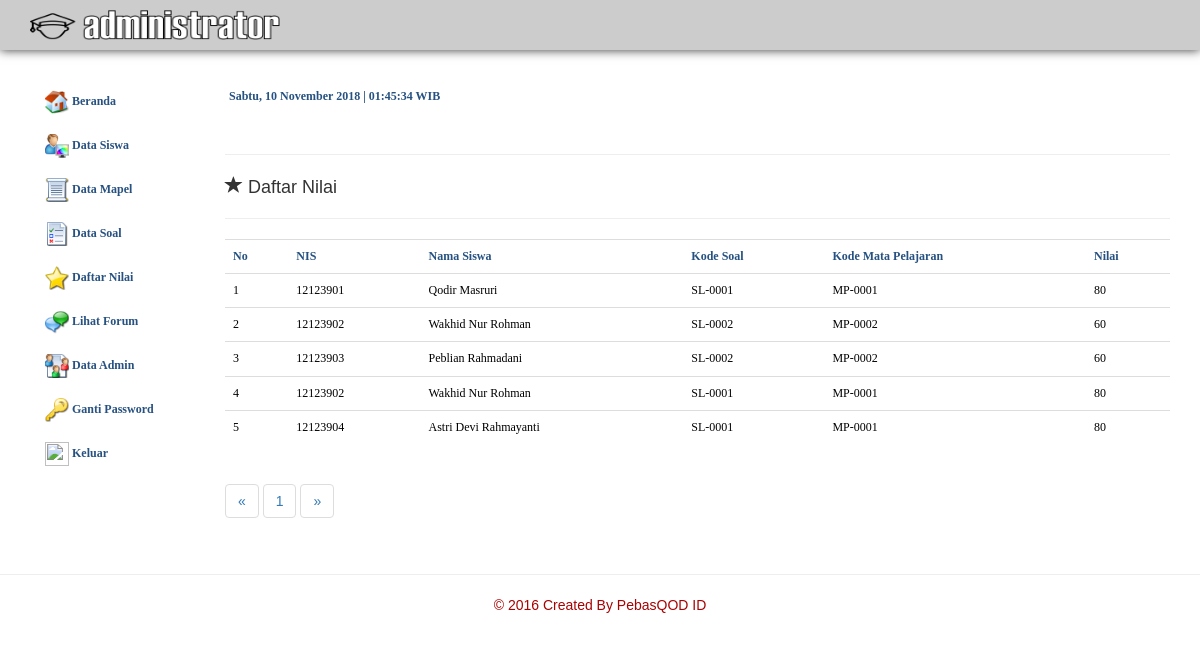
Screenshot of /admin/index.php?module=nilai (signed in) with the database file from the repository.
### tables this page shows
CREATE TABLE IF NOT EXISTS `siswa` (
  `nis` varchar(8) NOT NULL,
  `nama` varchar(30) NOT NULL,
  `kelas` varchar(10) NOT NULL,
  `jenis_kelamin` char(1) NOT NULL,
  `tgl_lahir` date NOT NULL,
  `alamat` varchar(50) NOT NULL,
  `no_telp` double NOT NULL,
  `password` varchar(10) NOT NULL,
  `foto` varchar(100) NOT NULL,
  PRIMARY KEY (`nis`)
);

CREATE TABLE IF NOT EXISTS `soal` (
  `kode_soal` varchar(7) NOT NULL,
  `id_admin` varchar(8) NOT NULL,
  `kode_mapel` varchar(7) NOT NULL,
  `pertemuan` int(2) NOT NULL,
  `tgl_mulai` date NOT NULL,
  `tgl_selesai` date NOT NULL,
  `jumlah_pertanyaan` int(1) NOT NULL,
  `modul` varchar(100) NOT NULL,
  PRIMARY KEY (`kode_soal`)
);

CREATE TABLE IF NOT EXISTS `latihan` (
  `nis` varchar(8) NOT NULL,
  `kode_soal` varchar(7) NOT NULL,
  `nilai` double NOT NULL
);

### config/library.php (called while the page is built, shortened)
<?php
$seminggu = array("Minggu","Senin","Selasa","Rabu","Kamis","Jumat","Sabtu");
$hari = date("w");
$hari_ini = $seminggu[$hari];
?>

### config/indonesiandate.php (called while the page is built, shortened)
<?php
	function tgl_indo($tgl){
			$tanggal = substr($tgl,8,2);
			$bulan = getBulan(substr($tgl,5,2));
			$tahun = substr($tgl,0,4);
			return $tanggal.' '.$bulan.' '.$tahun;
	}
	function getBulan($bln){
				switch ($bln){
					case 11:
						return "November";
						break;
				}
			}
?>

### admin/modul/mod_nilai/nilai.php (the view)
<br/>
<hr>
<h4><span class="glyphicon glyphicon-star"></span> Daftar Nilai</h4>
<hr>
<table class="table table striped">
<tr class='judul'>
		<th>No</th>
		<th>NIS</th>
		<th>Nama Siswa</th>
		<th>Kode Soal</th>
		<th>Kode Mata Pelajaran</th>
		<th>Nilai</th>
</tr>
<?php
$per_hal = 5;
$jumlah_record = mysql_query ("SELECT COUNT(*) FROM latihan");
$jum = mysql_result($jumlah_record, 0);
$halaman = ceil($jum/$per_hal);
$page = (isset($_GET['page'])) ? (int)$_GET['page'] : 1;
$start = ($page - 1) * $per_hal;
$query2 = mysql_query ("SELECT
							  a.nis,
							  a.nama,
							  b.kode_soal,
							  b.kode_mapel,
							  c.nilai
					    FROM
							   siswa a,
							   soal b,
							   latihan c
						WHERE a.nis = c.nis AND c.kode_soal = b.kode_soal LIMIT $start, $per_hal");
$no = 1;
while ($data = mysql_fetch_array ($query2))
{
echo"
<tr class='konten'>
	<td>$no</td>
	<td>$data[nis]</td>
	<td>$data[nama]</td>
	<td>$data[kode_soal]</td>
	<td>$data[kode_mapel]</td>
	<td>$data[nilai]</td>
</tr>
";
$no++;
}
?></table>
<ul class="pagination">
	<li><a href="?module=nilai&page=<?php echo $page -1 ?>"> &laquo; </a></li>
</ul>
<?php
for($x=1;$x<=$halaman;$x++)
{
	?>
	<ul class="pagination">
		<li><a href="?module=nilai&page=<?php echo $x ?>"><?php echo $x ?></a></li>
	</ul>
	<?php
}
?>
<ul class="pagination">
	<li><a href="?module=nilai&page=<?php echo $page +1 ?>"> &raquo; </a></li>
</ul>

### admin/index.php (shortened to what this page needs)
<?php
include "../config/indonesiandate.php";
include "../config/library.php";
?>
<html>
<head>
<link href="../css/bootstrap.min.css" rel="stylesheet" media="screen">
<link href="../css/layout.css" rel="stylesheet" media="screen">
<link href="../lib/css/default.css" rel="stylesheet" />
<link href="../css/jquery-ui-timepicker-addon.css" rel="stylesheet" type="text/css">
</head>
<body>
<header>
	<div class="container">
    	<div class="row">
			<div class="col-sm-12">
			<a href="?module=beranda"><img src="../ico/admin-logo.png" width="250px" height="30px"></a>
            </div>
        </div>
    </div>
</header>
<div class="container" style="padding-top:10px; padding-bottom:10px;">
</div>
<div id="content">
	<div class="container">
    	<div class="row">
            <div class="col-sm-6 col-lg-2">
			<?php include ("sidebar.php");?>
            </div>
			<div class="col-sm-6 col-lg-10">
			<?php echo"<h4 class='judul'>$hari_ini, "; echo tgl_indo(date("Y m d")); echo " | "; echo date("H:i:s");echo " WIB</h4>";?>
			<?php include ("content.php");?>
            </div>
        </div>
    </div>
</div>
<hr>
<footer>
	<div class="container">
    <center><p class="title">&copy; 2016 Created By PebasQOD ID</p>
    </div>
</footer>
</body>
</html>

### admin/sidebar.php (shortened to what this page needs)
<?php
$query = mysql_query ("SELECT * FROM admin WHERE id_admin = '$_SESSION[id_admin]'");
$data = mysql_fetch_array($query);
?>
<?php
if ($data[level] == 'Admin')
{
?>
<div class='nav-container'>
			<ul class='nav nav-left'>
			<li><a href="?module=beranda" class="judul"><img src="../icon/32x32/Home.png" width="24px" height="24px"> Beranda</a></li>
			<li><a href="?module=siswa" class="judul"><img src="../icon/32x32/Web designer.png" width="24px" height="24px"> Data Siswa</a></li>
			<li><a href="?module=mapel" class="judul"><img src="../icon/32x32/Scenario.png" width="24px" height="24px"> Data Mapel</a></li>
			<li><a href="?module=soal" class="judul"><img src="../icon/32x32/To do list.png" width="24px" height="24px"> Data Soal</a></li>
			<li><a href="?module=nilai" class="judul"><img src="../icon/32x32/favourites.png" width="24px" height="24px"> Daftar Nilai</a></li>
			<li><a href="?module=data-forum" class="judul"><img src="../icon/32x32/Hints.png" width="24px" height="24px"> Lihat Forum</a></li>
			<li><a href="?module=admin" class="judul"><img src="../icon/32x32/Work area.png" width="24px" height="24px"> Data Admin</a><li>
			<li><a href="?module=gantipassword" class="judul"><img src="../icon/32x32/Key.png" width="24px" height="24px"> Ganti Password</a></li>
			<li><a href="logout.php" class="judul"><img src="../icon/32x32/Exit.png" width="24px" height="24px"> Keluar</a></li>
		</ul>
</div>
<?php
}
?>

### admin/content.php (shortened to what this page needs)
<?php
if ($_GET['module']=='beranda')
{
echo"
<hr>
<h4><span class='glyphicon glyphicon-home'></span> Beranda</h4>
<hr>";
$query = mysql_query ("SELECT * FROM admin WHERE id_admin = '$_SESSION[id_admin]'");
while ($row = mysql_fetch_array ($query))
{
echo"<h2 class='judul'><p>Hallo $row[nama], selamat datang di halaman Administrator Pengolahan Data E-Learning. Silahkan klik menu pilihan yang berada di sebelah kiri untuk mengelola data anda. </p></h2>";
}
}
else if ($_GET['module']=='siswa')
{
	include ("modul/mod_siswa/siswa.php");
}
else if ($_GET['module']=='mapel')
{
	include ("modul/mod_mapel/mapel.php");
}
else if ($_GET['module']=='soal')
{
	include ("modul/mod_soal/soal.php");
}
else if ($_GET['module']=='nilai')
{
	include ("modul/mod_nilai/nilai.php");
}
?>

### css/layout.css (style rules this page uses)
body { background:#fff; font-family:Arial, Helvetica, sans-serif; font-size:14px; line-height:1.5em; }
header { background:#ccc; padding-top:10px; padding-bottom:10px; line-height:1em; margin:auto; -webkit-box-shadow:0px 0px 10px 0px; -moz-box-shadow:0px 0px 10px 0px; box-shadow:0px 0px 10px 0px; }
#content { background:#fff; padding:10px; font-family:Arial, Helvetica, sans-serif; font-size:14px; }
footer { background:#fff; color:#000; font-size:14px; }
.judul { font-family:Tahoma; font-size:12px; font-weight:bold; color:#265180; padding-left:4px; }
.konten { font-family:Tahoma; font-size:12px; color:#000; padding-left:4px; }
.title { color:#A70303; }

### rows the page displays
siswa: nis "12123901", nama "Qodir Masruri", soal.kode_soal "SL-0001", soal.kode_mapel "MP-0001", latihan.nilai "80"
siswa: nis "12123902", nama "Wakhid Nur Rohman", soal.kode_soal "SL-0002", soal.kode_mapel "MP-0002", latihan.nilai "60", soal.kode_soal "SL-0001", soal.kode_mapel "MP-0001", latihan.nilai "80"
siswa: nis "12123903", nama "Peblian Rahmadani", soal.kode_soal "SL-0002", soal.kode_mapel "MP-0002", latihan.nilai "60"
siswa: nis "12123904", nama "Astri Devi Rahmayanti", soal.kode_soal "SL-0001", soal.kode_mapel "MP-0001", latihan.nilai "80"

### other values shown
$hari_ini "Sabtu"
